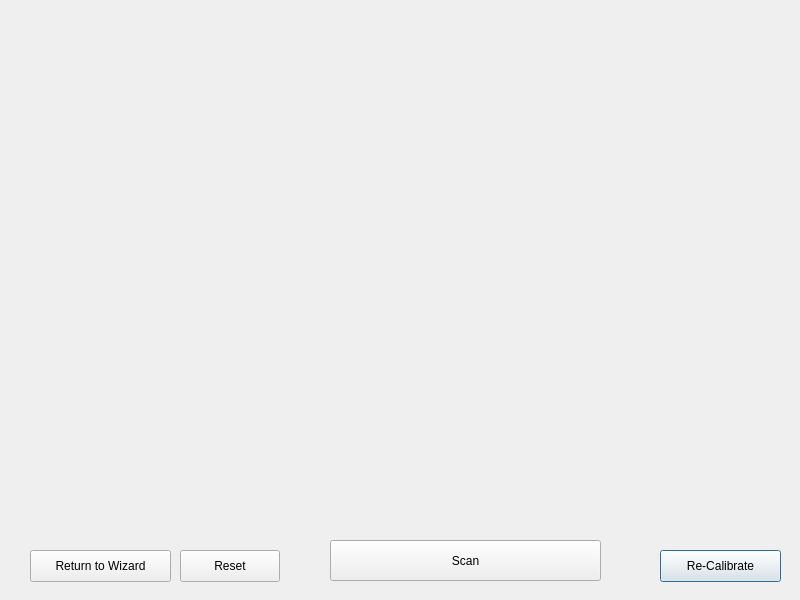
<?xml version="1.0" encoding="UTF-8"?>
<ui version="4.0">
 <class>Dialog</class>
 <widget class="QDialog" name="Dialog">
  <property name="geometry">
   <rect>
    <x>0</x>
    <y>0</y>
    <width>800</width>
    <height>600</height>
   </rect>
  </property>
  <property name="windowTitle">
   <string>Dialog</string>
  </property>
  <widget class="QPushButton" name="calibrateBtn">
   <property name="geometry">
    <rect>
     <x>660</x>
     <y>550</y>
     <width>121</width>
     <height>32</height>
    </rect>
   </property>
   <property name="text">
    <string>Re-Calibrate</string>
   </property>
  </widget>
  <widget class="QPushButton" name="wizardBtn">
   <property name="geometry">
    <rect>
     <x>30</x>
     <y>550</y>
     <width>141</width>
     <height>32</height>
    </rect>
   </property>
   <property name="text">
    <string>Return to Wizard</string>
   </property>
  </widget>
  <widget class="QPushButton" name="scanBtn">
   <property name="geometry">
    <rect>
     <x>330</x>
     <y>540</y>
     <width>271</width>
     <height>41</height>
    </rect>
   </property>
   <property name="text">
    <string>Scan</string>
   </property>
  </widget>
  <widget class="QPushButton" name="resetBtn">
   <property name="geometry">
    <rect>
     <x>180</x>
     <y>550</y>
     <width>100</width>
     <height>32</height>
    </rect>
   </property>
   <property name="text">
    <string>Reset</string>
   </property>
  </widget>
 </widget>
 <resources/>
 <connections/>
</ui>
